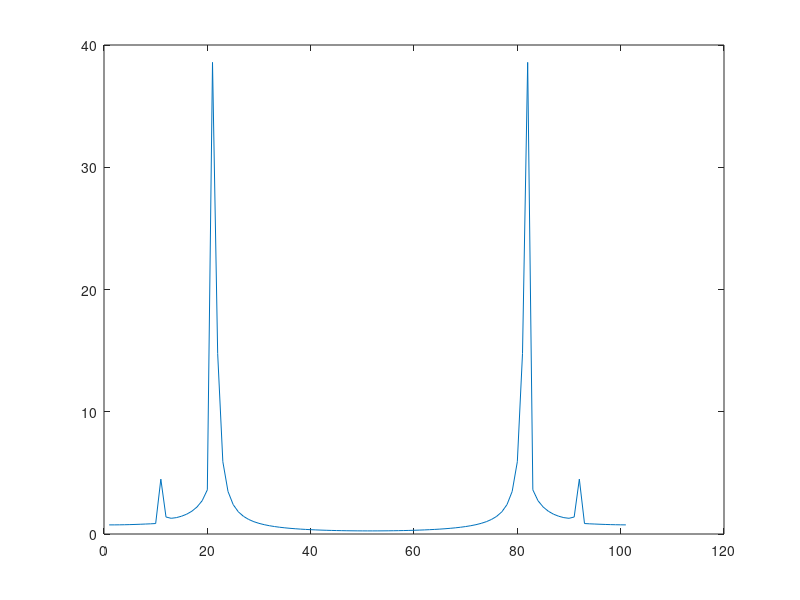

Source code (MATLAB): (Note: this script raises an error after producing the figure.)
%% 
f0=20 ;% input('Input the resonant frequency in Hz:');
fs = 100 ;
f1 = 10 ;
f2 = 20 ; 
w0=(2*pi*f0)/fs;
r=0.95;
b=(1-r)*sqrt(1+r^2-(2*r*cos(2*w0)));
a=[1 -2*r*cos(w0) r^2];

%% multitone data input 
sin_ = sin(2*pi*f1*(0:1/fs:1))+sin(2*pi*f2*(0:1/fs:1));


%% matlab functions for filter 
out1=filter(b,a,sin_);
plot( abs(fft(out1)));
%fvtool(b,a);
%[num,den]=iirpeak(w0,500/(fs/2));
%out2=filter(num,den,sin_);
%% 
 M = length(b) ; % denotes input coff length 
 N = length(a) ; % denotes past output coff length  

buffer_pastValues =  zeros(1, N ) ;
buffer_input = zeros( 1, M ) ; 
 
 %% real time input 
 data = [] ; 
 for idx = 1:length(y) 
      for i_x = M:-1:2 
            buffer_input(i_x) = buffer_input(i_x-1);
        end 
        buffer_input(1) = y(idx) ;
     value = myfilter(a,b , buffer_pastValues,buffer_input );
     for i_x = N:-1:3 
            buffer_pastValues(i_x) = buffer_pastValues(i_x-1);
     end 
     buffer_pastValues(2) = value ;
     %display(value ) ; 
     %stem(idx, value);
     data(idx) = value ; 
     %pause(0.05);
     %hold on ;
 end 
     
 %% function for real time filter  
 
   function output = myfilter(a , b , buffer_pastValues,buffer_input)
        N = length( a ) ;
        M = length( b ) ; 
        value = 0 ; 
%         for i_x = M:-1:2 
%             buffer_input(i_x) = buffer_input(i_x-1);
%         end 
%         buffer_input(1) = input ; 
        
        for i = 1:M 
            % b is coff of x 
            value = value + b(i)*buffer_input(i); 
        end 
        
        for j = 1:N 
            % a is codd of y 
            value = value - a(j)*buffer_pastValues(j) ;
        end 
     
        output = value ; 
            
end               
        
        